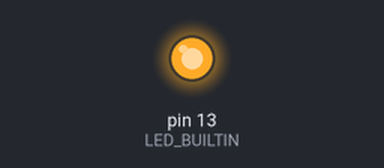
Recording of a sketch running on a simulated Arduino Uno, built with avr-gcc and run on an emulated ATmega328P. Shown: output pins drawn as LEDs (lit = HIGH).

Above: at 0.3 s.
At 6.9 s:
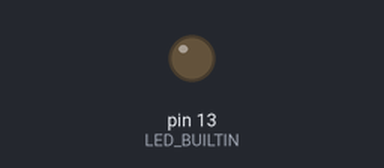
Timing chart, 0 to 9.9 s (numbered marks = the images above):
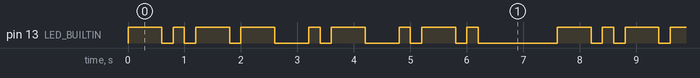

Measured:
- by itself, pin 13 (LED_BUILTIN): repeats every 7.6 s: LOW 0.20 s, HIGH 0.20 s, 2 × (LOW 0.20 s, HIGH 0.60 s), LOW 0.60 s, HIGH 0.20 s, LOW 0.20 s, HIGH 0.60 s, LOW 0.60 s, HIGH 0.20 s, LOW 0.20 s, HIGH 0.60 s, LOW 0.20 s, HIGH 0.20 s, LOW 1.4 s, HIGH 0.60 s
- by itself, everything shown: repeats every 7.6 s, in 18 steps

The sketch:

blinky_lab1.ino
```cpp
const int DOT = 200;
const int DASH = DOT * 3;
const int GAP = DOT;
const int LETTER_GAP = DOT * 3;
const int WORD_GAP = DOT * 7;

void setup() {
  pinMode(LED_BUILTIN, OUTPUT);
}

void loop() {
  // Y: -.--
  dash();
  gap();
  dot();
  gap();
  dash();
  gap();
  dash();
  letterGap();

  // A: .-
  dot();
  gap();
  dash();
  letterGap();

  // R: .-.
  dot();
  gap();
  dash();
  gap();
  dot();

  delay(WORD_GAP);
}

void dot() {
  digitalWrite(LED_BUILTIN, HIGH);
  delay(DOT);
  digitalWrite(LED_BUILTIN, LOW);
}

void dash() {
  digitalWrite(LED_BUILTIN, HIGH);
  delay(DASH);
  digitalWrite(LED_BUILTIN, LOW);
}

void gap() {
  delay(GAP);
}

void letterGap() {
  delay(LETTER_GAP);
}
```
